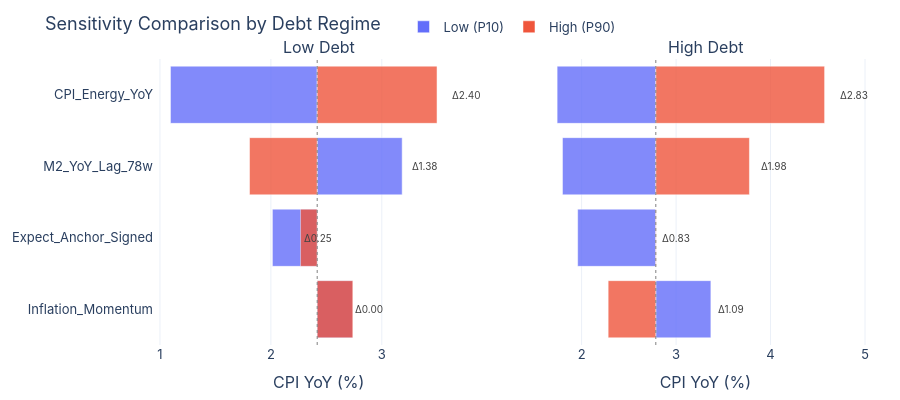
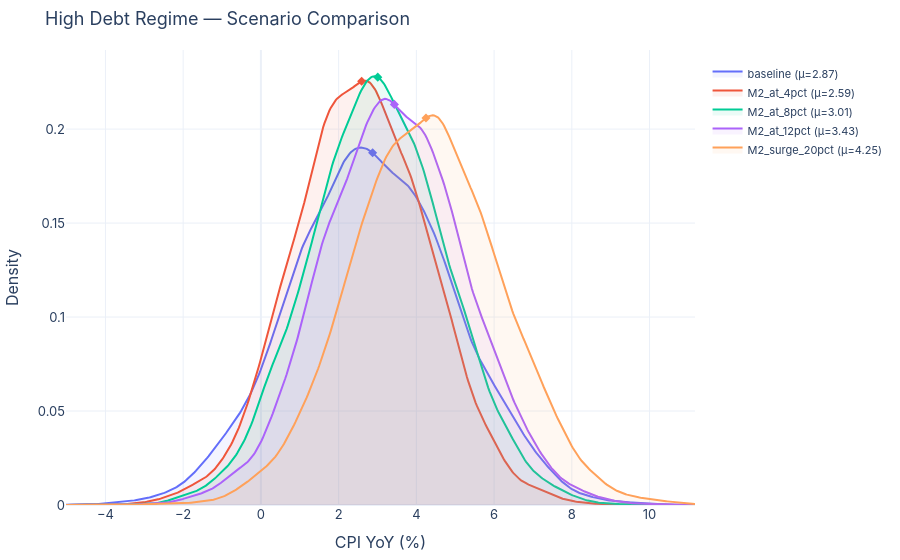
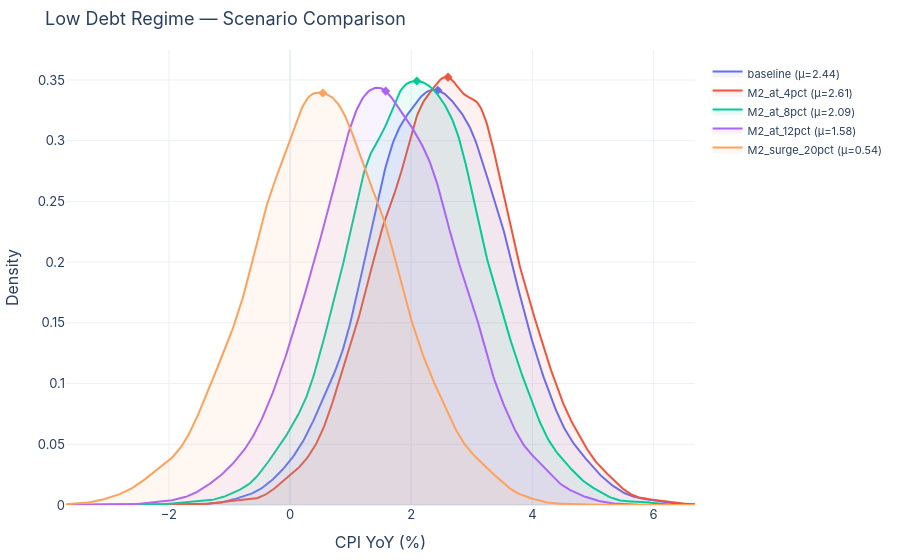
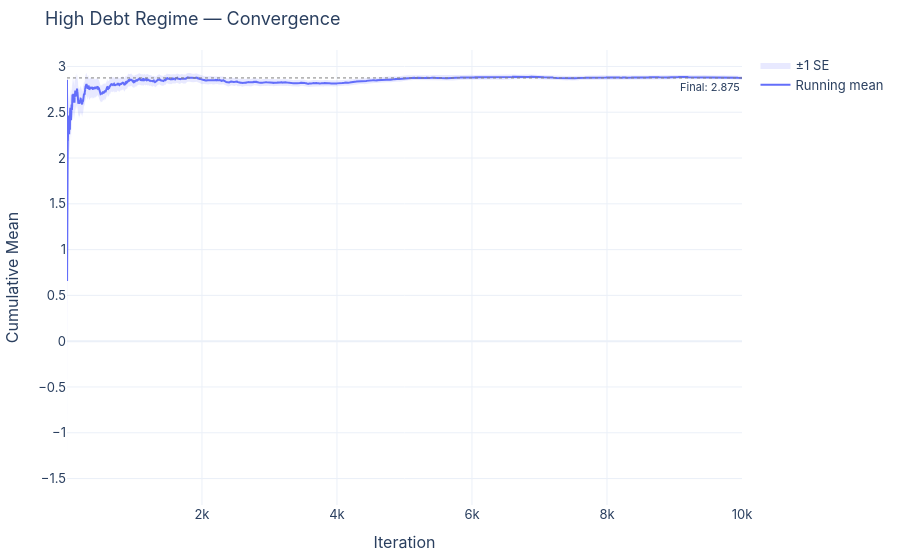

These figures' notebook cell, in order:
### Code cell
# ===== VISUALIZATION =====
from otter import SimulationPlotter
plot = SimulationPlotter()

# 1. Scenario comparison — overlaid KDEs for both regimes
high_scenario_results = sims["High"].compare_scenarios(scenarios)
low_scenario_results = sims["Low"].compare_scenarios(scenarios)

# 2. Side-by-side tornado charts
fig = plot.tornado_comparison(
    [tornado_low, tornado_high],
    ["Low Debt", "High Debt"],
    outcome_label="CPI YoY (%)",
    title="Sensitivity Comparison by Debt Regime",
)
fig.show()
fig.write_image("charts/tornado_comparison.png", scale=2)

# 3. Scenario KDE comparison — High debt regime
fig = plot.scenario_comparison(
    high_scenario_results,
    outcome_label="CPI YoY (%)",
    title="High Debt Regime — Scenario Comparison",
)
fig.show()
fig.write_image("charts/high_debt_scenarios.png", scale=2)

# 4. Scenario KDE comparison — Low debt regime
fig = plot.scenario_comparison(
    low_scenario_results,
    outcome_label="CPI YoY (%)",
    title="Low Debt Regime — Scenario Comparison",
)
fig.show()
fig.write_image("charts/low_debt_scenarios.png", scale=2)

# 5. Convergence check
high_baseline = high_scenario_results["baseline"]
fig = plot.convergence_plot(
    high_baseline.outcomes,
    title="High Debt Regime — Convergence",
)
fig.show()
fig.write_image("charts/convergence_high.png", scale=2)

# 5. Convergence check
low_baseline = low_scenario_results["baseline"]
fig = plot.convergence_plot(
    low_baseline.outcomes,
    title="Low Debt Regime — Convergence",
)
fig.show()
fig.write_image("charts/convergence_low.png", scale=2)

# 6. Convergence diagnostics
for label, sim in sims.items():
    result = sim.run()
    conv = sim.check_convergence(result)
    print(f"\n{label} regime convergence:")
    for k, v in conv.items():
        print(f"  {k}: {v}")

### Figure 1 — Plotly figure (JSON) as saved in the notebook; plotly's stock layout.template omitted (floating-point values rounded to 4 significant figures)
{"data": [{"base": 2.417, "hovertemplate": "<b>%{y}</b><br>Outcome: %{x:.2f}<extra></extra>", "marker": {"color": "#636EFA", "opacity": 0.8}, "name": "Low (P10)", "orientation": "h", "showlegend": true, "type": "bar", "x": [0.3186, -0.4038, 0.7661, -1.323], "xaxis": "x", "y": ["Inflation_Momentum", "Expect_Anchor_Signed", "M2_YoY_Lag_78w", "CPI_Energy_YoY"], "yaxis": "y"}, {"base": 2.417, "hovertemplate": "<b>%{y}</b><br>Outcome: %{x:.2f}<extra></extra>", "marker": {"color": "#EF553B", "opacity": 0.8}, "name": "High (P90)", "orientation": "h", "showlegend": true, "type": "bar", "x": [0.3216, -0.1501, -0.61, 1.08], "xaxis": "x", "y": ["Inflation_Momentum", "Expect_Anchor_Signed", "M2_YoY_Lag_78w", "CPI_Energy_YoY"], "yaxis": "y"}, {"base": 2.785, "hovertemplate": "<b>%{y}</b><br>Outcome: %{x:.2f}<extra></extra>", "marker": {"color": "#636EFA", "opacity": 0.8}, "orientation": "h", "showlegend": false, "type": "bar", "x": [-0.8275, 0.5831, -0.9881, -1.045], "xaxis": "x2", "y": ["Expect_Anchor_Signed", "Inflation_Momentum", "M2_YoY_Lag_78w", "CPI_Energy_YoY"], "yaxis": "y2"}, {"base": 2.785, "hovertemplate": "<b>%{y}</b><br>Outcome: %{x:.2f}<extra></extra>", "marker": {"color": "#EF553B", "opacity": 0.8}, "orientation": "h", "showlegend": false, "type": "bar", "x": [0.003621, -0.5045, 0.9911, 1.787], "xaxis": "x2", "y": ["Expect_Anchor_Signed", "Inflation_Momentum", "M2_YoY_Lag_78w", "CPI_Energy_YoY"], "yaxis": "y2"}], "layout": {"annotations": [{"font": {"size": 16}, "showarrow": false, "text": "Low Debt", "x": 0.23, "xanchor": "center", "xref": "paper", "y": 1, "yanchor": "bottom", "yref": "paper"}, {"font": {"size": 16}, "showarrow": false, "text": "High Debt", "x": 0.77, "xanchor": "center", "xref": "paper", "y": 1, "yanchor": "bottom", "yref": "paper"}, {"font": {"color": "#444", "size": 10}, "showarrow": false, "text": "Δ0.00", "x": 2.739, "xanchor": "left", "xref": "x", "y": "Inflation_Momentum", "yref": "y"}, {"font": {"color": "#444", "size": 10}, "showarrow": false, "text": "Δ0.25", "x": 2.28, "xanchor": "left", "xref": "x", "y": "Expect_Anchor_Signed", "yref": "y"}, {"font": {"color": "#444", "size": 10}, "showarrow": false, "text": "Δ1.38", "x": 3.252, "xanchor": "left", "xref": "x", "y": "M2_YoY_Lag_78w", "yref": "y"}, {"font": {"color": "#444", "size": 10}, "showarrow": false, "text": "Δ2.40", "x": 3.618, "xanchor": "left", "xref": "x", "y": "CPI_Energy_YoY", "yref": "y"}, {"font": {"color": "#444", "size": 10}, "showarrow": false, "text": "Δ0.83", "x": 2.831, "xanchor": "left", "xref": "x2", "y": "Expect_Anchor_Signed", "yref": "y2"}, {"font": {"color": "#444", "size": 10}, "showarrow": false, "text": "Δ1.09", "x": 3.423, "xanchor": "left", "xref": "x2", "y": "Inflation_Momentum", "yref": "y2"}, {"font": {"color": "#444", "size": 10}, "showarrow": false, "text": "Δ1.98", "x": 3.875, "xanchor": "left", "xref": "x2", "y": "M2_YoY_Lag_78w", "yref": "y2"}, {"font": {"color": "#444", "size": 10}, "showarrow": false, "text": "Δ2.83", "x": 4.714, "xanchor": "left", "xref": "x2", "y": "CPI_Energy_YoY", "yref": "y2"}], "barmode": "overlay", "font": {"family": "Inter, system-ui, sans-serif", "size": 13}, "height": 400, "hoverlabel": {"font": {"size": 12}}, "legend": {"orientation": "h", "x": 0.5, "xanchor": "center", "y": 1.06, "yanchor": "bottom"}, "margin": {"b": 50, "l": 60, "r": 30, "t": 50}, "shapes": [{"line": {"color": "gray", "dash": "dot", "width": 1}, "type": "line", "x0": 2.417, "x1": 2.417, "xref": "x", "y0": 0, "y1": 1, "yref": "y domain"}, {"line": {"color": "gray", "dash": "dot", "width": 1}, "type": "line", "x0": 2.785, "x1": 2.785, "xref": "x2", "y0": 0, "y1": 1, "yref": "y2 domain"}], "title": {"text": "Sensitivity Comparison by Debt Regime"}, "width": 900, "xaxis": {"anchor": "y", "domain": [0, 0.46], "title": {"text": "CPI YoY (%)"}}, "xaxis2": {"anchor": "y2", "domain": [0.54, 1], "title": {"text": "CPI YoY (%)"}}, "yaxis": {"anchor": "x", "domain": [0, 1]}, "yaxis2": {"anchor": "x2", "domain": [0, 1], "matches": "y", "showticklabels": false}}}

### Figure 2 — Plotly figure (JSON) as saved in the notebook; plotly's stock layout.template omitted (floating-point values rounded to 4 significant figures; data arrays with more than 128 entries replaced by an {"elided": "..."} marker saying what was removed)
{"data": [{"fill": "tozeroy", "fillcolor": "rgba(99,110,250,0.08)", "hovertemplate": "baseline<br>%{x:.2f}: density=%{y:.4f}<extra></extra>", "line": {"color": "#636EFA", "width": 2}, "mode": "lines", "name": "baseline (μ=2.87)", "type": "scatter", "x": {"elided": "500 float values"}, "y": {"elided": "500 float values"}}, {"hovertemplate": "baseline mean: 2.87<extra></extra>", "marker": {"color": "#636EFA", "size": 7, "symbol": "diamond"}, "mode": "markers", "showlegend": false, "type": "scatter", "x": [2.875], "y": [0.1874]}, {"fill": "tozeroy", "fillcolor": "rgba(239,85,59,0.08)", "hovertemplate": "M2_at_4pct<br>%{x:.2f}: density=%{y:.4f}<extra></extra>", "line": {"color": "#EF553B", "width": 2}, "mode": "lines", "name": "M2_at_4pct (μ=2.59)", "type": "scatter", "x": {"elided": "500 float values"}, "y": {"elided": "500 float values"}}, {"hovertemplate": "M2_at_4pct mean: 2.59<extra></extra>", "marker": {"color": "#EF553B", "size": 7, "symbol": "diamond"}, "mode": "markers", "showlegend": false, "type": "scatter", "x": [2.593], "y": [0.2254]}, {"fill": "tozeroy", "fillcolor": "rgba(0,204,150,0.08)", "hovertemplate": "M2_at_8pct<br>%{x:.2f}: density=%{y:.4f}<extra></extra>", "line": {"color": "#00CC96", "width": 2}, "mode": "lines", "name": "M2_at_8pct (μ=3.01)", "type": "scatter", "x": {"elided": "500 float values"}, "y": {"elided": "500 float values"}}, {"hovertemplate": "M2_at_8pct mean: 3.01<extra></extra>", "marker": {"color": "#00CC96", "size": 7, "symbol": "diamond"}, "mode": "markers", "showlegend": false, "type": "scatter", "x": [3.007], "y": [0.2277]}, {"fill": "tozeroy", "fillcolor": "rgba(171,99,250,0.08)", "hovertemplate": "M2_at_12pct<br>%{x:.2f}: density=%{y:.4f}<extra></extra>", "line": {"color": "#AB63FA", "width": 2}, "mode": "lines", "name": "M2_at_12pct (μ=3.43)", "type": "scatter", "x": {"elided": "500 float values"}, "y": {"elided": "500 float values"}}, {"hovertemplate": "M2_at_12pct mean: 3.43<extra></extra>", "marker": {"color": "#AB63FA", "size": 7, "symbol": "diamond"}, "mode": "markers", "showlegend": false, "type": "scatter", "x": [3.434], "y": [0.2131]}, {"fill": "tozeroy", "fillcolor": "rgba(255,161,90,0.08)", "hovertemplate": "M2_surge_20pct<br>%{x:.2f}: density=%{y:.4f}<extra></extra>", "line": {"color": "#FFA15A", "width": 2}, "mode": "lines", "name": "M2_surge_20pct (μ=4.25)", "type": "scatter", "x": {"elided": "500 float values"}, "y": {"elided": "500 float values"}}, {"hovertemplate": "M2_surge_20pct mean: 4.25<extra></extra>", "marker": {"color": "#FFA15A", "size": 7, "symbol": "diamond"}, "mode": "markers", "showlegend": false, "type": "scatter", "x": [4.247], "y": [0.2059]}], "layout": {"font": {"family": "Inter, system-ui, sans-serif", "size": 13}, "hoverlabel": {"font": {"size": 12}}, "legend": {"font": {"size": 11}, "orientation": "v", "x": 1.02, "y": 0.98, "yanchor": "top"}, "margin": {"b": 50, "l": 60, "r": 30, "t": 50}, "title": {"text": "High Debt Regime — Scenario Comparison"}, "xaxis": {"title": {"text": "CPI YoY (%)"}}, "yaxis": {"title": {"text": "Density"}}}}

### Figure 3 — Plotly figure (JSON) as saved in the notebook; plotly's stock layout.template omitted (floating-point values rounded to 4 significant figures; data arrays with more than 128 entries replaced by an {"elided": "..."} marker saying what was removed)
{"data": [{"fill": "tozeroy", "fillcolor": "rgba(99,110,250,0.08)", "hovertemplate": "baseline<br>%{x:.2f}: density=%{y:.4f}<extra></extra>", "line": {"color": "#636EFA", "width": 2}, "mode": "lines", "name": "baseline (μ=2.44)", "type": "scatter", "x": {"elided": "500 float values"}, "y": {"elided": "500 float values"}}, {"hovertemplate": "baseline mean: 2.44<extra></extra>", "marker": {"color": "#636EFA", "size": 7, "symbol": "diamond"}, "mode": "markers", "showlegend": false, "type": "scatter", "x": [2.439], "y": [0.3415]}, {"fill": "tozeroy", "fillcolor": "rgba(239,85,59,0.08)", "hovertemplate": "M2_at_4pct<br>%{x:.2f}: density=%{y:.4f}<extra></extra>", "line": {"color": "#EF553B", "width": 2}, "mode": "lines", "name": "M2_at_4pct (μ=2.61)", "type": "scatter", "x": {"elided": "500 float values"}, "y": {"elided": "500 float values"}}, {"hovertemplate": "M2_at_4pct mean: 2.61<extra></extra>", "marker": {"color": "#EF553B", "size": 7, "symbol": "diamond"}, "mode": "markers", "showlegend": false, "type": "scatter", "x": [2.608], "y": [0.3523]}, {"fill": "tozeroy", "fillcolor": "rgba(0,204,150,0.08)", "hovertemplate": "M2_at_8pct<br>%{x:.2f}: density=%{y:.4f}<extra></extra>", "line": {"color": "#00CC96", "width": 2}, "mode": "lines", "name": "M2_at_8pct (μ=2.09)", "type": "scatter", "x": {"elided": "500 float values"}, "y": {"elided": "500 float values"}}, {"hovertemplate": "M2_at_8pct mean: 2.09<extra></extra>", "marker": {"color": "#00CC96", "size": 7, "symbol": "diamond"}, "mode": "markers", "showlegend": false, "type": "scatter", "x": [2.093], "y": [0.3491]}, {"fill": "tozeroy", "fillcolor": "rgba(171,99,250,0.08)", "hovertemplate": "M2_at_12pct<br>%{x:.2f}: density=%{y:.4f}<extra></extra>", "line": {"color": "#AB63FA", "width": 2}, "mode": "lines", "name": "M2_at_12pct (μ=1.58)", "type": "scatter", "x": {"elided": "500 float values"}, "y": {"elided": "500 float values"}}, {"hovertemplate": "M2_at_12pct mean: 1.58<extra></extra>", "marker": {"color": "#AB63FA", "size": 7, "symbol": "diamond"}, "mode": "markers", "showlegend": false, "type": "scatter", "x": [1.579], "y": [0.3408]}, {"fill": "tozeroy", "fillcolor": "rgba(255,161,90,0.08)", "hovertemplate": "M2_surge_20pct<br>%{x:.2f}: density=%{y:.4f}<extra></extra>", "line": {"color": "#FFA15A", "width": 2}, "mode": "lines", "name": "M2_surge_20pct (μ=0.54)", "type": "scatter", "x": {"elided": "500 float values"}, "y": {"elided": "500 float values"}}, {"hovertemplate": "M2_surge_20pct mean: 0.54<extra></extra>", "marker": {"color": "#FFA15A", "size": 7, "symbol": "diamond"}, "mode": "markers", "showlegend": false, "type": "scatter", "x": [0.5407], "y": [0.3393]}], "layout": {"font": {"family": "Inter, system-ui, sans-serif", "size": 13}, "hoverlabel": {"font": {"size": 12}}, "legend": {"font": {"size": 11}, "orientation": "v", "x": 1.02, "y": 0.98, "yanchor": "top"}, "margin": {"b": 50, "l": 60, "r": 30, "t": 50}, "title": {"text": "Low Debt Regime — Scenario Comparison"}, "xaxis": {"title": {"text": "CPI YoY (%)"}}, "yaxis": {"title": {"text": "Density"}}}}

### Figure 4 — Plotly figure (JSON) as saved in the notebook; plotly's stock layout.template omitted (floating-point values rounded to 4 significant figures; data arrays with more than 128 entries replaced by an {"elided": "..."} marker saying what was removed)
{"data": [{"fill": "toself", "fillcolor": "rgba(99,110,250,0.15)", "hoverinfo": "skip", "line": {"width": 0}, "name": "±1 SE", "type": "scatter", "x": {"elided": "20000 int values"}, "y": {"elided": "20000 float values"}}, {"hovertemplate": "n=%{x:,}<br>mean=%{y:.3f}<extra></extra>", "line": {"color": "#636EFA", "width": 2}, "mode": "lines", "name": "Running mean", "type": "scatter", "x": {"elided": "10000 int values"}, "y": {"elided": "10000 float values"}}], "layout": {"annotations": [{"font": {"size": 11}, "showarrow": false, "text": "Final: 2.875", "x": 1, "xanchor": "right", "xref": "x domain", "y": 2.875, "yanchor": "top", "yref": "y"}], "font": {"family": "Inter, system-ui, sans-serif", "size": 13}, "hoverlabel": {"font": {"size": 12}}, "margin": {"b": 50, "l": 60, "r": 30, "t": 50}, "shapes": [{"line": {"color": "gray", "dash": "dot", "width": 1}, "type": "line", "x0": 0, "x1": 1, "xref": "x domain", "y0": 2.875, "y1": 2.875, "yref": "y"}], "title": {"text": "High Debt Regime — Convergence"}, "xaxis": {"title": {"text": "Iteration"}}, "yaxis": {"title": {"text": "Cumulative Mean"}}}}
